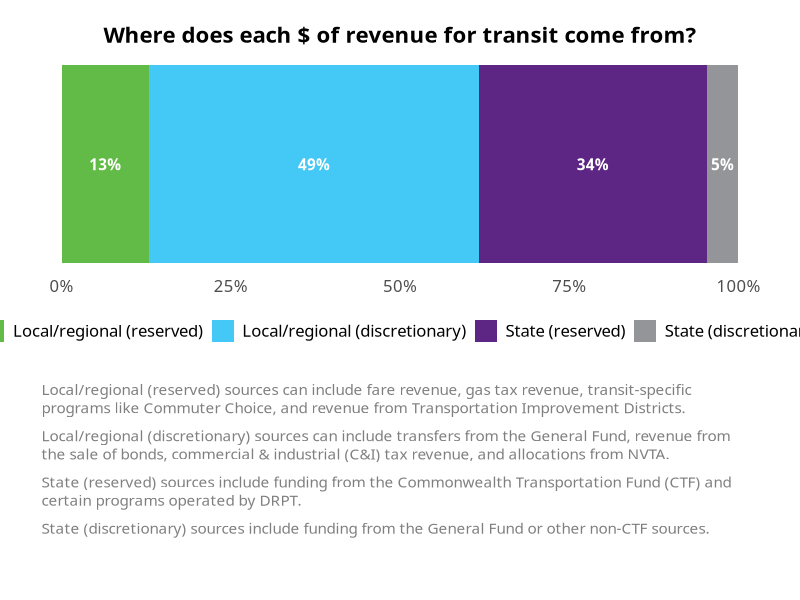

Recreate this plot in R. (Note: this script raises an error after producing the figure.)
# install.packages("ggplot2")
# install.packages("here")
# install.packages("dplyr")
# install.packages("scales")
# install.packages("ggtext")

rm(list=ls())

library(ggplot2)
library(here)
library(dplyr)
library(scales)
library(ggtext) # For element_textbox_simple
library(systemfonts) # Add this package

# Set up directory
here::i_am("transit-dollar/scripts/script.R")

# Read data
dt <- read.csv(here("transit-dollar", "data", "rev_src.csv"))

# Reverse order for proper stacking in horizontal bar
dt$revenue_source <- factor(dt$revenue_source, 
                           levels = rev(c("Local/regional (reserved)", 
                                      "Local/regional (discretionary)",
                                      "State (reserved)",
                                      "State (discretionary)")))

# Format percentages
dt$percent_label <- paste0(round(dt$percent * 100), "%")

# Set custom colors with named vector
revenue_colors <- c(
  "Local/regional (reserved)" = "#62bb46",
  "Local/regional (discretionary)" = "#44c8f5",
  "State (reserved)" = "#5d2684",
  "State (discretionary)" = "#939598"
)

#font_import()
# loadfonts(device = "all")  # Adjust based on your OS: "win", "mac", or "unix"

# Define explanatory text for below the chart
explanation_text <- "Local/regional (reserved) sources can include fare revenue, gas tax revenue, transit-specific programs like Commuter Choice, and revenue from Transportation Improvement Districts.

\n\n  Local/regional (discretionary) sources can include transfers from the General Fund, revenue from the sale of bonds, commercial & industrial (C&I) tax revenue, and allocations from NVTA.

\n\n  State (reserved) sources include funding from the Commonwealth Transportation Fund (CTF) and certain programs operated by DRPT.

\n\n  State (discretionary) sources include funding from the General Fund or other non-CTF sources."

# Create plot with the caption set up for proper wrapping
p <- ggplot(dt, aes(x = 1, y = percent, fill = revenue_source)) +
  geom_bar(stat = "identity", width = 0.5, position = position_stack()) +
  coord_flip() +
  scale_fill_manual(values = revenue_colors, 
                    guide = guide_legend(reverse = TRUE)) +
  scale_x_continuous(labels = NULL, breaks = NULL) +
  scale_y_continuous(labels = percent_format(), limits = c(0, 1)) +
  labs(
    title = "Where does each $ of revenue for transit come from?",
    x = NULL,
    y = NULL,
    fill = NULL,
    caption = explanation_text
  ) +
  geom_text(
    aes(label = percent_label),
    position = position_stack(vjust = 0.5),
    color = "white",
    fontface = "bold",
    family="Avenir Next"
  ) +
  theme_minimal() +
  theme(
    plot.title = element_text(family="Avenir Next", size = 16, face = "bold", hjust = 0.5),
    legend.position = "bottom",
    legend.box = "horizontal",
    plot.margin = margin(t = 20, r = 20, b = 20, l = 20),
    axis.text.x = element_text(size = 12, family = "Avenir Next"),
    legend.text = element_text(size = 12, family = "Avenir Next"),
    # Textbox for auto-wrapping caption
    plot.caption = element_textbox_simple(
      family="Avenir Next",
      size = 11,
      color = "grey50",
      margin = margin(t = 15, b = 15),
      lineheight = 1.2,
      hjust = 0,
      halign = 0,
      width = unit(1, "npc"),
      padding = margin(10, 10, 10, 10),
      fill = NA
    ),
    panel.grid.major = element_blank(),
    panel.grid.minor = element_blank()
  )

# Print the plot
print(p)

# Save with automatic caption wrapping
ggsave(here("transit-dollar", "output", "revenue_stacked_bar_6_9.png"), p, 
        width = 9, height = 6, dpi = 300, bg = 'white')